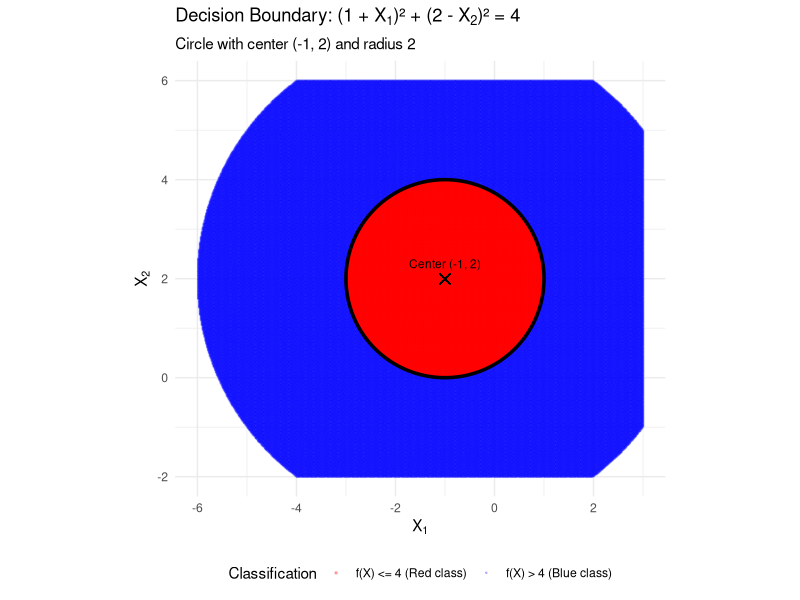
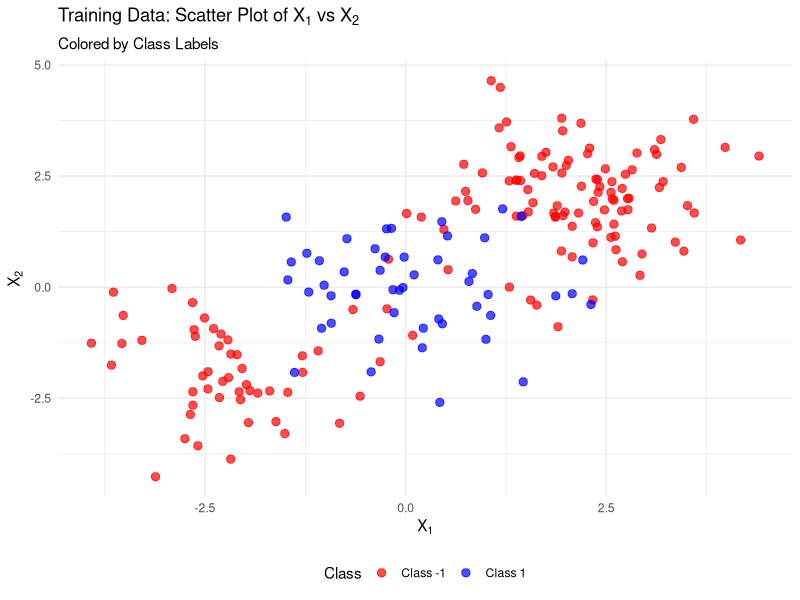
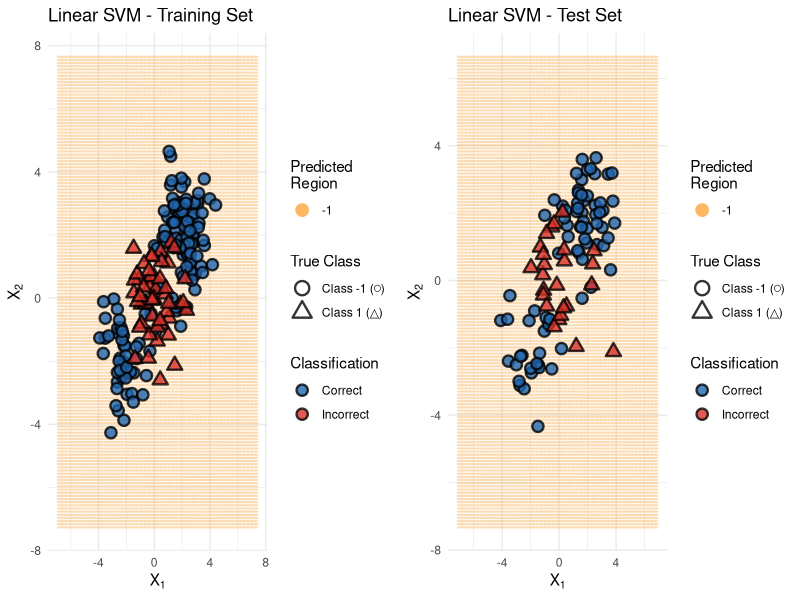
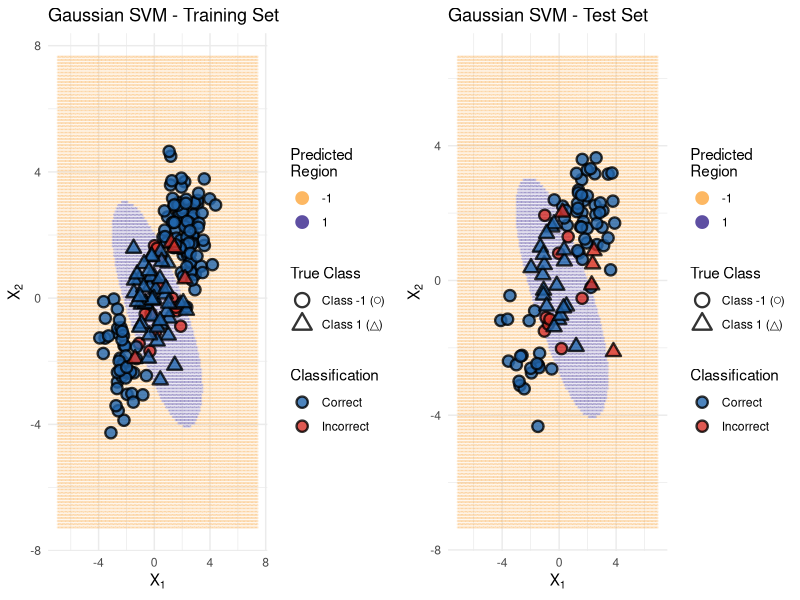
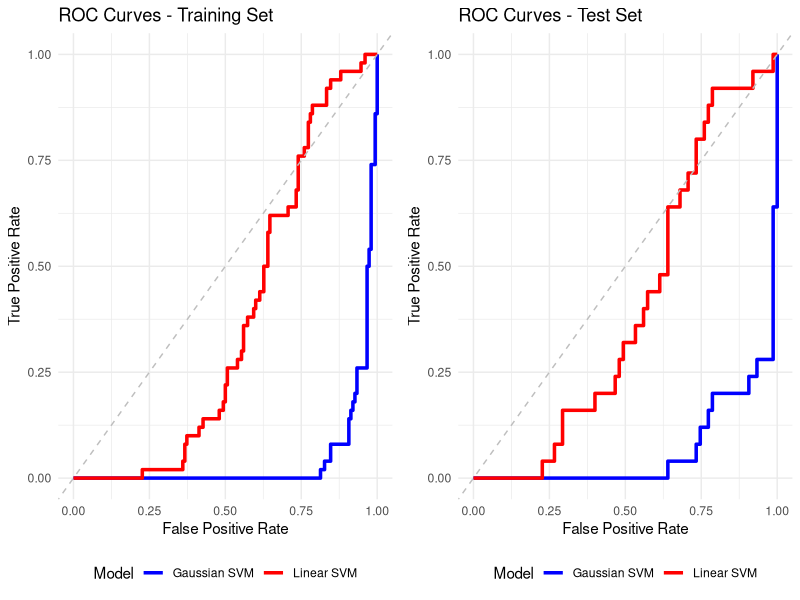

Generate these figures, in order, with R:
## ---- chunk 1
knitr::opts_chunk$set(echo = TRUE, fig.align = 'center', fig.pos = 'H', 
                      warning = FALSE, message = FALSE)

# Load required libraries
library(e1071)      # For SVM
library(ggplot2)    # For plotting
library(dplyr)      # For data manipulation
library(gridExtra)  # For arranging plots
library(ROCR)       # For ROC curves
library(caret)      # For cross-validation
library(viridis)    # For color scales
## ---- chunk 2
# Create a grid of points
x1 <- seq(-6, 3, length.out = 500)
x2 <- seq(-2, 6, length.out = 500)
grid <- expand.grid(X1 = x1, X2 = x2)

# Calculate the function value for each point
grid$f_value <- (1 + grid$X1)^2 + (2 - grid$X2)^2

# Create the plot
ggplot(grid, aes(x = X1, y = X2)) +
  # Points where f(x) <= 4 (inside/on circle - Red class)
  geom_point(data = subset(grid, f_value <= 4), 
             aes(color = "f(X) <= 4 (Red class)"), alpha = 0.3, size = 0.5) +
  # Points where f(x) > 4 (outside circle - Blue class)  
  geom_point(data = subset(grid, f_value > 4 & f_value <= 25), 
             aes(color = "f(X) > 4 (Blue class)"), alpha = 0.2, size = 0.3) +
  # Decision boundary (circle)
  stat_contour(aes(z = f_value), breaks = 4, color = "black", size = 1.2) +
  # Mark the center
  geom_point(aes(x = -1, y = 2), color = "black", size = 3, shape = 4) +
  annotate("text", x = -1, y = 2.3, label = "Center (-1, 2)", size = 3) +
  scale_color_manual(values = c("f(X) <= 4 (Red class)" = "red", 
                               "f(X) > 4 (Blue class)" = "blue")) +
  labs(title = expression("Decision Boundary: (1 + " * X[1] * ")² + (2 - " * X[2] * ")² = 4"),
       subtitle = "Circle with center (-1, 2) and radius 2",
       x = expression(X[1]), y = expression(X[2]), color = "Classification") +
  theme_minimal() +
  theme(legend.position = "bottom") +
  coord_fixed(ratio = 1) +
  xlim(-6, 3) + ylim(-2, 6)
## ---- chunk 3
# Function to classify points
classify_point <- function(x1, x2) {
  value <- (1 + x1)^2 + (2 - x2)^2
  class <- ifelse(value > 4, "Blue", "Red")
  return(data.frame(X1 = x1, X2 = x2, Value = value, Class = class))
}

# Test points
test_points <- rbind(
  classify_point(0, 0),
  classify_point(-1, 1),
  classify_point(2, 2),
  classify_point(3, 8)
)

knitr::kable(test_points, caption = "Classification of Test Points", 
             col.names = c("X₁", "X₂", "f(X₁, X₂)", "Predicted Class"))
## ---- chunk 4
# Load the datasets (excluding row index column)
train_data <- read.csv("data/SVM_train_updated.csv", row.names = 1)
test_data <- read.csv("data/SVM_test_updated.csv", row.names = 1)

# Rename columns for consistency with analysis code
names(train_data) <- c("X1", "X2", "Y")
names(test_data) <- c("X1", "X2", "Y")

# Convert Y to factor for classification
train_data$Y <- as.factor(train_data$Y)
test_data$Y <- as.factor(test_data$Y)

# Display basic information
cat("Training set dimensions:", dim(train_data), "\n")
cat("Test set dimensions:", dim(test_data), "\n")
cat("Class distribution in training set:\n")
table(train_data$Y)
cat("Class distribution in test set:\n")
table(test_data$Y)
## ---- chunk 5
# Create scatter plot of training data
ggplot(train_data, aes(x = X1, y = X2, color = Y)) +
  geom_point(size = 2.5, alpha = 0.7) +
  scale_color_manual(values = c("-1" = "red", "1" = "blue"),
                     labels = c("Class -1", "Class 1")) +
  labs(title = expression("Training Data: Scatter Plot of " * X[1] * " vs " * X[2]),
       subtitle = "Colored by Class Labels",
       x = expression(X[1]), y = expression(X[2]), color = "Class") +
  theme_minimal() +
  theme(legend.position = "bottom")
## ---- chunk 6
# Calculate class statistics
train_summary <- train_data %>%
  group_by(Y) %>%
  summarise(
    n = n(),
    X1_mean = round(mean(X1), 3),
    X1_sd = round(sd(X1), 3),
    X2_mean = round(mean(X2), 3),
    X2_sd = round(sd(X2), 3),
    .groups = 'drop'
  )

knitr::kable(train_summary, caption = "Summary Statistics by Class")
## ---- chunk 7
# Cross-validation for optimal cost parameter
set.seed(123)
tune_linear <- tune(svm, Y ~ X1 + X2, data = train_data,
                   kernel = "linear",
                   ranges = list(cost = c(0.001, 0.01, 0.1, 1, 5, 10, 100)))

# Display CV results
cat("Linear SVM Cross-Validation Results:\n")
print(tune_linear)

# Best model
best_linear <- tune_linear$best.model
cat("\nOptimal cost parameter:", tune_linear$best.parameters$cost, "\n")

# Display detailed CV performance table
cat("\nDetailed Cross-Validation Results:\n")
knitr::kable(tune_linear$performances, 
             caption = "Linear SVM Cross-Validation Performance",
             digits = 4)
## ---- chunk 8
# Make predictions
train_pred_linear <- predict(best_linear, train_data)
test_pred_linear <- predict(best_linear, test_data)

# Calculate accuracies
train_acc_linear <- mean(train_pred_linear == train_data$Y)
test_acc_linear <- mean(test_pred_linear == test_data$Y)

cat("Linear SVM Training Accuracy:", round(train_acc_linear, 4), "\n")
cat("Linear SVM Test Accuracy:", round(test_acc_linear, 4), "\n")
## ---- chunk 9
# Function to create decision boundary plot
plot_svm_results <- function(data, predictions, model, title) {
  # Create a grid for decision boundary
  x1_range <- seq(min(data$X1) - 3, max(data$X1) + 3, length.out = 150)
  x2_range <- seq(min(data$X2) - 3, max(data$X2) + 3, length.out = 150)
  grid <- expand.grid(X1 = x1_range, X2 = x2_range)
  
  # Predict on grid
  grid_pred <- predict(model, grid)
  grid$prediction <- grid_pred
  
  # Get decision values for contour plotting
  grid_decision <- predict(model, grid, decision.values = TRUE)
  grid$decision_vals <- attr(grid_decision, "decision.values")[,1]
  
  # Add prediction results to original data
  data$predicted <- predictions
  data$correct <- ifelse(data$Y == data$predicted, "Correct", "Incorrect")
  
  # Create the plot
  p <- ggplot() +
    # Decision boundary background
    geom_point(data = grid, aes(x = X1, y = X2, color = prediction), 
               alpha = 0.2, size = 0.3) +
    # Data points colored by correctness, shaped by true class
    geom_point(data = data, aes(x = X1, y = X2, 
                               fill = correct, shape = Y), 
               size = 3, stroke = 1.2, alpha = 0.8) +
    # Color scales - high contrast colors
    scale_color_manual(values = c("-1" = "#FDB863", "1" = "#5E4FA2"),  
                       name = "Predicted\nRegion") +
    scale_fill_manual(values = c("Correct" = "#2166AC", "Incorrect" = "#D73027"),  
                      name = "Classification") +
    scale_shape_manual(values = c("-1" = 21, "1" = 24),
                       name = "True Class",
                       labels = c("Class -1 (○)", "Class 1 (△)")) +
    labs(title = title, 
         x = expression(X[1]), 
         y = expression(X[2])) +
    theme_minimal() +
    theme(legend.position = "right",
          legend.box = "vertical") +
    guides(color = guide_legend(override.aes = list(alpha = 1, size = 4)),
           fill = guide_legend(override.aes = list(shape = 21, color = "black")),
           shape = guide_legend(override.aes = list(fill = "white", color = "black", size = 4)))
  
  return(p)
}

# Create plots for linear SVM
p1 <- plot_svm_results(train_data, train_pred_linear, best_linear, 
                      "Linear SVM - Training Set")
p2 <- plot_svm_results(test_data, test_pred_linear, best_linear, 
                      "Linear SVM - Test Set")

grid.arrange(p1, p2, ncol = 2)
## ---- chunk 10
# Cross-validation for optimal cost and gamma parameters
set.seed(123)
tune_radial <- tune(svm, Y ~ X1 + X2, data = train_data,
                   kernel = "radial",
                   ranges = list(cost = c(0.1, 1, 10, 100),
                                gamma = c(0.01, 0.1, 1, 10)))

# Display CV results
cat("Gaussian SVM Cross-Validation Results:\n")
print(tune_radial)

# Best model
best_radial <- tune_radial$best.model
cat("\nOptimal parameters:")
cat("\n  Cost:", tune_radial$best.parameters$cost)
cat("\n  Gamma:", tune_radial$best.parameters$gamma, "\n")

# Display detailed CV performance table
cat("\nDetailed Cross-Validation Results:\n")
knitr::kable(tune_radial$performances, 
             caption = "Gaussian SVM Cross-Validation Performance",
             digits = 4)
## ---- chunk 11
# Make predictions
train_pred_radial <- predict(best_radial, train_data)
test_pred_radial <- predict(best_radial, test_data)

# Calculate accuracies
train_acc_radial <- mean(train_pred_radial == train_data$Y)
test_acc_radial <- mean(test_pred_radial == test_data$Y)

cat("Gaussian SVM Training Accuracy:", round(train_acc_radial, 4), "\n")
cat("Gaussian SVM Test Accuracy:", round(test_acc_radial, 4), "\n")
## ---- chunk 12
# Create plots for Gaussian SVM
p3 <- plot_svm_results(train_data, train_pred_radial, best_radial, 
                      "Gaussian SVM - Training Set")
p4 <- plot_svm_results(test_data, test_pred_radial, best_radial, 
                      "Gaussian SVM - Test Set")

grid.arrange(p3, p4, ncol = 2)
## ---- chunk 13
# Function to calculate ROC curve data
get_roc_data <- function(model, data, model_name, data_type) {
  # Get decision values (distances from hyperplane)
  pred_values <- predict(model, data, decision.values = TRUE)
  dec_values <- attr(pred_values, "decision.values")[,1]
  
  # Create prediction object
  pred_obj <- prediction(dec_values, data$Y)
  perf <- performance(pred_obj, "tpr", "fpr")
  
  # Calculate AUC
  auc <- performance(pred_obj, "auc")@y.values[[1]]
  
  return(list(
    fpr = perf@x.values[[1]],
    tpr = perf@y.values[[1]],
    auc = auc,
    model = model_name,
    data_type = data_type
  ))
}

# Calculate ROC data for all combinations
roc_data_list <- list(
  get_roc_data(best_linear, train_data, "Linear SVM", "Training"),
  get_roc_data(best_linear, test_data, "Linear SVM", "Test"),
  get_roc_data(best_radial, train_data, "Gaussian SVM", "Training"),
  get_roc_data(best_radial, test_data, "Gaussian SVM", "Test")
)

# Combine into data frame for plotting
roc_df <- do.call(rbind, lapply(roc_data_list, function(x) {
  data.frame(
    fpr = x$fpr,
    tpr = x$tpr,
    model = x$model,
    data_type = x$data_type,
    auc = x$auc
  )
}))

# Create labels with AUC values
roc_df$label <- paste0(roc_df$model, " - ", roc_df$data_type, 
                       " (AUC = ", round(roc_df$auc, 3), ")")
## ---- chunk 14
# Create ROC curve plots
p_train <- ggplot(subset(roc_df, data_type == "Training"), 
                  aes(x = fpr, y = tpr, color = model)) +
  geom_line(size = 1.2) +
  geom_abline(intercept = 0, slope = 1, linetype = "dashed", color = "gray") +
  scale_color_manual(values = c("Linear SVM" = "red", "Gaussian SVM" = "blue")) +
  labs(title = "ROC Curves - Training Set",
       x = "False Positive Rate", y = "True Positive Rate",
       color = "Model") +
  theme_minimal() +
  theme(legend.position = "bottom")

p_test <- ggplot(subset(roc_df, data_type == "Test"), 
                 aes(x = fpr, y = tpr, color = model)) +
  geom_line(size = 1.2) +
  geom_abline(intercept = 0, slope = 1, linetype = "dashed", color = "gray") +
  scale_color_manual(values = c("Linear SVM" = "red", "Gaussian SVM" = "blue")) +
  labs(title = "ROC Curves - Test Set",
       x = "False Positive Rate", y = "True Positive Rate",
       color = "Model") +
  theme_minimal() +
  theme(legend.position = "bottom")

grid.arrange(p_train, p_test, ncol = 2)
## ---- chunk 15
# AUC summary table
auc_summary <- roc_df %>%
  select(model, data_type, auc) %>%
  distinct() %>%
  arrange(model, data_type)

knitr::kable(auc_summary, 
             caption = "Area Under the Curve (AUC) Summary",
             col.names = c("Model", "Dataset", "AUC"),
             digits = 4)
## ---- chunk 16
# Create comprehensive comparison table
comparison_df <- data.frame(
  Model = c("Linear SVM", "Gaussian SVM"),
  Training_Accuracy = c(train_acc_linear, train_acc_radial),
  Test_Accuracy = c(test_acc_linear, test_acc_radial),
  Training_AUC = c(
    subset(auc_summary, model == "Linear SVM" & data_type == "Training")$auc,
    subset(auc_summary, model == "Gaussian SVM" & data_type == "Training")$auc
  ),
  Test_AUC = c(
    subset(auc_summary, model == "Linear SVM" & data_type == "Test")$auc,
    subset(auc_summary, model == "Gaussian SVM" & data_type == "Test")$auc
  )
)

knitr::kable(comparison_df, 
             caption = "Model Performance Comparison",
             col.names = c("Model", "Training Acc.", "Test Acc.", "Training AUC", "Test AUC"),
             digits = 4)
